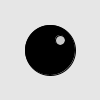
Frame 1 (no input)
Frame 60 (the mouse pressed at the canvas centre just before this capture): identical to frame 1, image omitted
Frame 120 (the mouse held since frame 60 and released just before this capture): identical to frame 1, image omitted

The Processing sketch that drew this single still picture (run headless with seeded random() and noise(); from frame 60 on, the mouse is pressed at the canvas centre):

// Processing sketch: triangleDesign
// ── triangleDesign.pde
void setup() {
  ellipseMode(CENTER);
  background(20, 25, 40);
}

void draw() { 
  pushMatrix();
  translate(width / 2, height / 2);
  drawWhiteOfEye();
  drawPupil();
  for(int i = -50; i <= 50; i++) {
    fill(200, 30, 58);
    rotate(i * 5);
    triangle(-200, 100, 200, 100, 0, 200);
  }
  popMatrix();
} 
 
void drawPupil() { 
  fill(0, 0, 0);
  ellipse(0, 0, 50, 50);
  fill(200, 200, 200);
  ellipse(10, -10, 10, 10);
}

void drawWhiteOfEye(){
  fill(230, 230, 230);
  ellipse(0, 0, 300, 300);
}
